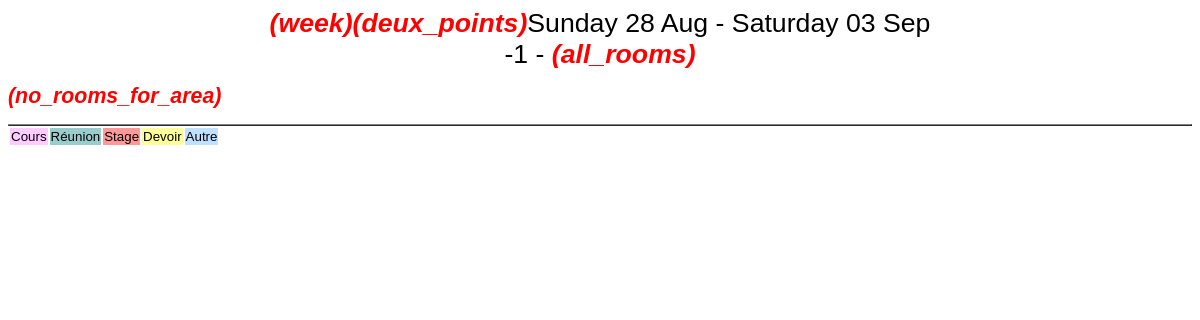
/week_all.php?pview=1, run on the app's committed database.
### tables this page shows
CREATE TABLE grr_type_area (id int(11) NOT NULL auto_increment, type_name varchar(30) NOT NULL default '',order_display smallint(6) NOT NULL default '0',couleur smallint(6) NOT NULL default '0',type_letter char(2) NOT NULL default '',disponible VARCHAR(1) NOT NULL DEFAULT '2', PRIMARY KEY  (id));

### include/config.inc.php (called while the page is built, shortened)
<?php
$unicode_encoding = 0;
$tab_couleur[1] = "#FFCCFF";
$tab_couleur[2] = "#99CCCC";
$tab_couleur[3] = "#FF9999";
$tab_couleur[4] = "#FFFF99";
$tab_couleur[5] = "#C0E0FF";
$tab_couleur[6] = "#FFCC99";
$tab_couleur[7] = "#FF6666";
$tab_couleur[8] = "#66FFFF";
$tab_couleur[9] = "#DDFFDD";
$tab_couleur[10] = "#CCCCCC";
$tab_couleur[11] = "#7EFF7E";
$tab_couleur[12] = "#8000FF";
$tab_couleur[13] = "#FFFF00";
$tab_couleur[14] = "#FF00DE";
$tab_couleur[15] = "#00FF00";
$tab_couleur[16] = "#FF8000";
$tab_couleur[17] = "#DEDEDE";
$tab_couleur[18] = "#C000FF";
$tab_couleur[19] = "#FF0000";
$tab_couleur[20] = "#FFFFFF";
$tab_couleur[21] = "#A0A000";
$tab_couleur[22] = "#DAA520";
$tab_couleur[23] = "#40E0D0";
$tab_couleur[24] = "#FA8072";
$tab_couleur[25] = "#4169E1";
$tab_couleur[26] = "#6A5ACD";
$tab_couleur[27] = "#AA5050";
$tab_couleur[28] = "#FFBB20";
$grrSettings = array();
?>

### include/settings.inc.php (called while the page is built, shortened)
<?php
function loadSettings()
{
    global $grrSettings;
    $test = grr_sql_query1("select NAME  from ".TABLE_PREFIX."_setting where NAME='version'");
    if ($test != -1)
       $sql = "select `NAME`, `VALUE` from ".TABLE_PREFIX."_setting";
    else
        $sql = "select `NAME`, `VALUE` from setting";
    $res = grr_sql_query($sql);
    if (grr_sql_count($res) == 0) {
        return (false);
    } else {
        for ($i = 0; ($row = grr_sql_row($res, $i)); $i++) {
            $grrSettings[$row[0]] = $row[1];
        }
        return (true);
    }
}
function getSettingValue($_name)
{
    global $grrSettings;
    if (isset($grrSettings[$_name])) return ($grrSettings[$_name]);
}
function saveSetting($_name, $_value)
{
    global $grrSettings;
    $grrSettings[$_name] = $_value;
    return (true);
}

### include/mysql.inc.php (called while the page is built, shortened)
<?php
function grr_sql_query1 ($sql)
{
    $r = mysql_query($sql);
    if (mysql_num_rows($r) != 1 || mysql_num_fields($r) != 1
        || ($result_ = mysql_result($r, 0, 0)) == "") $result_ = -1;
    return $result_;
}
function grr_sql_query($sql)
{
    $r = mysql_query($sql);
    return $r;
}
function grr_sql_row ($r, $i)
{
    if ($i >= mysql_num_rows($r))
    {
        return 0;
    }
    return mysql_fetch_row($r);
}
function grr_sql_count ($r)
{
    return mysql_num_rows($r);
}
?>

### include/functions.inc.php (the view, shortened to what this page needs)
    <?php
function Definition_ressource_domaine_site() {
  if (isset($_GET['room'])) {
  $room = $_GET['room'];
  settype($room,"integer");
  $area=mrbsGetRoomArea($room);
  $id_site=mrbsGetAreaSite($area);
} else {
  if (isset($_GET['area'])) {
    $area = $_GET['area'];
    settype($area,"integer");
    $id_site=mrbsGetAreaSite($area);
  } else {
     if (isset($_GET["id_site"])) {
         $id_site = $_GET["id_site"];
         settype($id_site,"integer");
         $area = get_default_area($id_site);
     } else {
         $id_site = get_default_site();
     }
  }
}
}
function heure_ete_hiver($type, $annee, $heure)
 {
    if ($type == "ete")
       $debut = mktime($heure,0,0,03,31,$annee);
    else
       $debut = mktime($heure,0,0,10,31,$annee);
    while (date("D", $debut ) !='Sun')
    {
       $debut = mktime($heure,0,0,date("m",$debut), date("d",$debut)-1, date("Y",$debut));
    }
    return $debut;
}
function protect_data_sql($_value) {
    global $use_function_mysql_real_escape_string;
    if (!is_numeric($_value)) {
        if (isset($use_function_mysql_real_escape_string) and ($use_function_mysql_real_escape_string==0))
             $_value = mysql_escape_string($_value);
        else
             $_value = mysql_real_escape_string($_value);
    }
    return $_value;
}
function begin_page($title,$page="with_session")
{
if ($page=="with_session")
  {
    if (isset($_SESSION['default_style'])) $sheetcss = "themes/".$_SESSION['default_style']."/css/style.css";
    else $sheetcss="themes/default/css/style.css";
    if (isset($_GET['default_language']))
      {
        $_SESSION['default_language'] = $_GET['default_language'];
        if (isset($_SESSION['chemin_retour']) and ($_SESSION['chemin_retour'] != ''))
            header("Location: ".$_SESSION['chemin_retour']);
        else
            header("Location: ".traite_grr_url());
        die();
      }
  }
 else {
     if (getSettingValue("default_css")) $sheetcss = "themes/".getSettingValue("default_css")."/css/style.css";
     else $sheetcss="themes/default/css/style.css";
   }
 global $vocab, $charset_html, $unicode_encoding, $clock_file;
$a='<!DOCTYPE html PUBLIC "-//W3C//DTD XHTML 1.0 Strict//EN" "http://www.w3.org/TR/xhtml1/DTD/xhtml1-strict.dtd">';
$a.='<html>
<head>
<link rel="stylesheet" href="'.$sheetcss.'" type="text/css" />'."\n";
$a.='<link href="include/admin_grr.css" rel="stylesheet" type="text/css" />'."\n";
if ((isset($_GET['pview'])) and ($_GET['pview'] == 1))
    $a .= '<link rel="stylesheet" href="themes/print/css/style.css" type="text/css" />'."\n";
$a.='<style type="text/css">div#fixe   { position: fixed; bottom: 5%; right: 5%;}</style>'."\n";
$a.='<link rel="SHORTCUT ICON" href="./favicon.ico" />';
$a .="\n<title>$title</title>";
$a .="\n<meta http-equiv=\"Content-Type\" content=\"text/html; charset=";
if ($unicode_encoding)
    $a .= "utf-8";
else
    $a .= $charset_html;
$a .= "\" />";
$a .="\n<meta name=\"Robots\" content=\"noindex\" />";
$a .="\n</head>\n
<body>\n";
$a .='<script src="functions.js" type="text/javascript" ></script>';
if (@file_exists($clock_file)) {
   $a .='<script type="text/javascript" src="'.$clock_file.'"></script>';
}
return $a;
}
function print_header($day='',$month='',$year='',$area='',$type_session='with_session',$page='no_admin',$room='')
{
   if ($type_session == "with_session")
       echo begin_page(get_vocab("mrbs").get_vocab("deux_points").getSettingValue("company"),"with_session");
   else
       echo begin_page(get_vocab("mrbs").get_vocab("deux_points").getSettingValue("company"),"no_session");
   ?>
<?php
}
function get_default_area($id_site=-1)
{
    if (getSettingValue("module_multisite") == "Oui")
      $use_multisite = TRUE;
    else
      $use_multisite = FALSE;
    if (OPTION_IP_ADR==1) {
          $sql = "SELECT ip_adr, id FROM ".TABLE_PREFIX."_area WHERE ip_adr!='' ORDER BY access, order_display, area_name";
        $res = grr_sql_query($sql);
    }
    if(authGetUserLevel(getUserName(),-1) >= 6)
        if (($id_site != -1) and ($use_multisite))
          $res = grr_sql_query("SELECT a.id
          FROM ".TABLE_PREFIX."_area a, ".TABLE_PREFIX."_j_site_area j
          WHERE a.id=j.id_area and j.id_site=$id_site
          ORDER BY a.order_display, a.area_name");
        else
          $res = grr_sql_query("SELECT id FROM ".TABLE_PREFIX."_area ORDER BY access, order_display, area_name");
    else
        if (($id_site != -1) and ($use_multisite))
          $res = grr_sql_query("SELECT a.id
          FROM ".TABLE_PREFIX."_area a, ".TABLE_PREFIX."_j_site_area j
          WHERE a.id=j.id_area and j.id_site=$id_site and a.access!='r'
          ORDER BY a.order_display, a.area_name");
        else
          $res = grr_sql_query("SELECT id FROM ".TABLE_PREFIX."_area where access!='r' ORDER BY access, order_display, area_name");
    if ($res && grr_sql_count($res)>0 ) {
        $row = grr_sql_row($res, 0);
        grr_sql_free($res);
        return $row[0];
    } else {
        if (($id_site != -1) and ($use_multisite))
          $res = grr_sql_query("SELECT a.id
          FROM ".TABLE_PREFIX."_area a, ".TABLE_PREFIX."_j_site_area j, ".TABLE_PREFIX."_j_user_area u
          WHERE a.id=j.id_area and j.id_site=$id_site and a.id=u.id_area and u.login='" . getUserName() . "'
          ORDER BY a.order_display, a.area_name");
        else
          $res = grr_sql_query("select id from ".TABLE_PREFIX."_area, ".TABLE_PREFIX."_j_user_area where
          ".TABLE_PREFIX."_area.id=".TABLE_PREFIX."_j_user_area.id_area and
          login='" . getUserName() . "'
          ORDER BY order_display, area_name");
        if ($res && grr_sql_count($res)>0 ) {
            $row = grr_sql_row($res, 0);
            grr_sql_free($res);
            return $row[0];
        }
    else
        return -1;
    }
}
function get_default_site()
{
        $res = grr_sql_query1("SELECT min(id) FROM ".TABLE_PREFIX."_site");
        return $res;
}
function tdcell($colclass, $width='')
{
    if ($width!="") $temp = " style=\"width:".$width."%;\" "; else $temp = "";
    global $tab_couleur;
    if (($colclass >= "A") and ($colclass <= "Z")) {
        $num_couleur = grr_sql_query1("select couleur from ".TABLE_PREFIX."_type_area where type_letter='".$colclass."'");
        echo "<td style=\"background-color:".$tab_couleur[$num_couleur].";\" ".$temp.">";
    } else
        echo "<td class=\"$colclass\" ".$temp.">";
}
function show_colour_key($area_id)
{
    echo "<table border=\"0\"><tr>\n";
    $sql = "SELECT DISTINCT t.id, t.type_name, t.type_letter FROM ".TABLE_PREFIX."_type_area t
    LEFT JOIN ".TABLE_PREFIX."_j_type_area j on j.id_type=t.id
    WHERE (j.id_area  IS NULL or j.id_area != '".$area_id."')
    ORDER BY t.order_display";
    $res = grr_sql_query($sql);
    if ($res) {
    for ($i = 0; ($row = grr_sql_row($res, $i)); $i++)
    {
        $test = grr_sql_query1("select id_type from ".TABLE_PREFIX."_j_type_area where id_type = '".$row[0]."' and id_area='".$area_id."'");
        if ($test == -1) {
            $type_name        = $row[1];
            $type_letter          = $row[2];
            tdcell($type_letter);
            echo "$type_name</td>\n";
        }
    }
    echo "</tr></table>\n";
    }
}
function getUserName()
{
    if (isset($_SESSION['login']))
        return $_SESSION['login'];
    else
        return '';
}
function authGetUserLevel($user,$id,$type='room')
{
  if(!isset($user) or ($user=='')) {
    return 0;
  }
}
      ?>
<?php
function get_planning_area_values($id_area) {
    global $resolution, $morningstarts, $eveningends, $eveningends_minutes, $weekstarts, $twentyfourhour_format, $enable_periods, $periods_name, $display_day, $nb_display_day;
    $sql = "SELECT calendar_default_values, resolution_area, morningstarts_area, eveningends_area, eveningends_minutes_area, weekstarts_area, twentyfourhour_format_area, enable_periods, display_days
    FROM ".TABLE_PREFIX."_area
    WHERE id = '".protect_data_sql($id_area)."'";
    $res = grr_sql_query($sql);
    $row_ = grr_sql_row($res, 0);
    if ($row_[7] == 'y') {
        $resolution = 60;
        $morningstarts = 12;
        $eveningends = 12;
        $sql_periode = grr_sql_query("SELECT nom_periode FROM ".TABLE_PREFIX."_area_periodes where id_area='".$id_area."'");
        $eveningends_minutes = grr_sql_count($sql_periode)-1;
        $i = 0;
        while ($i < grr_sql_count($sql_periode)) {
            $periods_name[$i] = grr_sql_query1("select nom_periode FROM ".TABLE_PREFIX."_area_periodes where id_area='".$id_area."' and num_periode= '".$i."'");
            $i++;
        }
        $enable_periods = "y";
        $weekstarts = $row_[5];
        $twentyfourhour_format = $row_[6];
    } else {
        if ($row_[0] != 'y') {
            $morningstarts = $row_[2];
            $eveningends = $row_[3];
            $eveningends_minutes = $row_[4];
            $weekstarts = $row_[5];
        }
    }
}
?>

### week_all.php (shortened to what this page needs)
<?php
include "include/config.inc.php";
include "include/functions.inc.php";
include "include/mincals.inc.php";
include "include/mrbs_sql.inc.php";
require_once("./include/settings.inc.php");
if (!loadSettings())
    die("Erreur chargement settings");
include "include/language.inc.php";
$date_now = time();
if (!isset($day) or !isset($month) or !isset($year))
{
    if ($date_now < getSettingValue("begin_bookings"))
        $date_ = getSettingValue("begin_bookings");
    else if ($date_now > getSettingValue("end_bookings"))
        $date_ = getSettingValue("end_bookings");
    else
        $date_ = $date_now;
    $day   = date("d",$date_);
    $month = date("m",$date_);
    $year  = date("Y",$date_);
}
if ((getSettingValue("authentification_obli")==0) and (getUserName()=='')) {
    $type_session = "no_session";
} else {
    $type_session = "with_session";
}
Definition_ressource_domaine_site();
print_header($day, $month, $year, $area, $type_session);
get_planning_area_values($area);
$time = mktime(0, 0, 0, $month, $day, $year);
$time_old = $time;
if (($weekday = (date("w", $time) - $weekstarts + 7) % 7) > 0)
{
    $time -= $weekday * 86400;
}
if (!isset($correct_heure_ete_hiver) or ($correct_heure_ete_hiver == 1)) {
    if  ((heure_ete_hiver("ete",$year,0) <= $time_old) and (heure_ete_hiver("ete",$year,0) >= $time) and ($time_old != $time) and (date("H", $time)== 23))
        $decal = 3600;
    else
        $decal = 0;
    $time += $decal;
}
$day_week   = date("d", $time);
$month_week = date("m", $time);
$year_week  = date("Y", $time);
$date_start = mktime($morningstarts,0,0,$month_week,$day_week,$year_week);
$date_end = mktime($eveningends, $eveningends_minutes, 0, $month_week, $day_week+6, $year_week);
$this_area_name = grr_sql_query1("select area_name from ".TABLE_PREFIX."_area where id=$area");
switch ($dateformat) {
    case "fr":
    $dformat = "%A %d %b";
    break;
}
echo "<div class=\"titre_planning\">".get_vocab("week").get_vocab("deux_points").utf8_strftime($dformat, $date_start)." - ". utf8_strftime($dformat, $date_end) . "<br /> $this_area_name - ";
if ($hide_empty_resources) {
  echo get_vocab("all_rooms_with_reservations");
} else {
  echo get_vocab("all_rooms");
}
echo "</div>\n";
echo "<table cellspacing=\"0\" border=\"1\" width=\"100%\"><tr>";
$sql = "select room_name, capacity, id, description, statut_room from ".TABLE_PREFIX."_room where area_id='".$area."' order by order_display, room_name";
$res = grr_sql_query($sql);
if (grr_sql_count($res) == 0)
{
    echo "<h1>".get_vocab("no_rooms_for_area")."</h1>";
}
echo "</table>\n";
show_colour_key($area);
include "include/trailer.inc.php";
?>

### include/language.inc.php (shortened to what this page needs)
<?php
if (function_exists("getSettingValue")) {
    $defaultlanguage = getSettingValue("default_language");
} else {
    $defaultlanguage = false;
}
if (isset($_SESSION['default_language'])) {
    $locale = $_SESSION['default_language'];
} else if ($defaultlanguage) {
    $locale = $defaultlanguage;
} else {
    $locale = 'fr';
}
$clock_file = "clock_".$locale.".js";
if ($locale == 'en') {
    $dateformat = 'en';
} else {
    $dateformat = 'fr';
}
function utf8_convert($string)
{
  return $string;
}
function utf8_strftime($format, $time)
{
  $result = strftime($format,$time);
  return utf8_convert($result);
}
function get_vocab($tag)
{
  global $vocab, $charset_html, $unicode_encoding;
  if (!isset($vocab[$tag])) {
      return "<b><span style=\"color:#FF0000;\"><i>(".$tag.")</i></span></b>";
  }
}
?>

### include/trailer.inc.php (shortened to what this page needs)
</body>
</html>

### themes/default/css/style.css (style rules this page uses)
p,body { font-size: 10pt; font-family:arial,sans-serif; background-color:white }
h1 { color:black; font-family:verdana,sans-serif; font-size:16pt }
td { font-size:10pt; font-family:arial,sans-serif; border-width:1px; vertical-align:top }
.titre_planning { color: black; text-align: center; font-size: 2em; }

### themes/print/css/style.css (style rules this page uses)
BODY { background-color:#FFFFFF }

### data on the page
grr_type_area: type_name "Cours"
grr_type_area: type_name "Réunion"
grr_type_area: type_name "Stage"
grr_type_area: type_name "Devoir"
grr_type_area: type_name "Autre"

### other printed values
$tag "week deux_points all_rooms no_rooms_for_area"
utf8_strftime($dformat, $date_start) "Sunday 28 Aug"
utf8_strftime($dformat, $date_end) "Saturday 03 Sep"
$this_area_name "-1"
